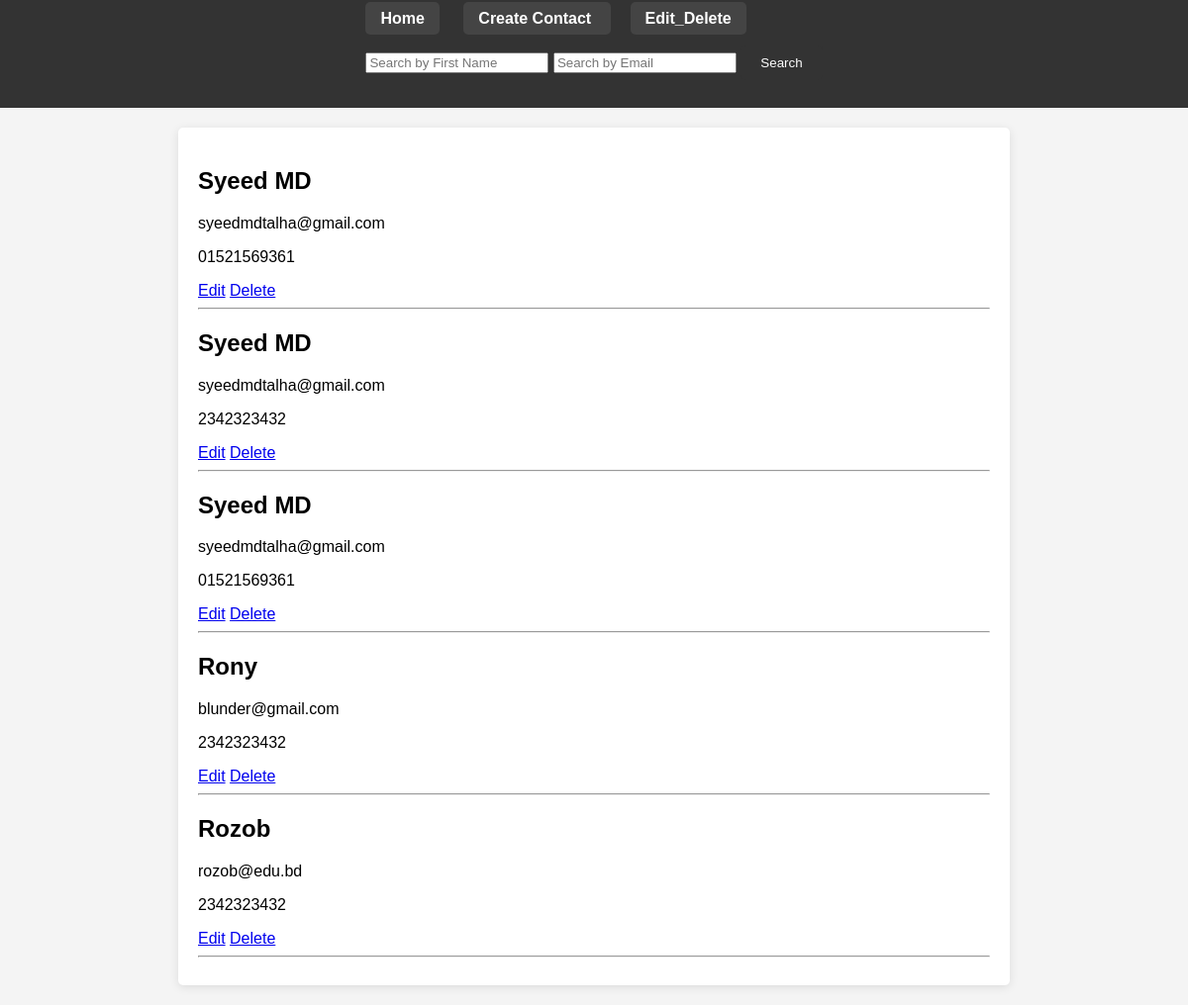
The app's page /search/ with its own data.
### myapp/models.py (models this page shows, shortened)
class contact_model(models.Model):
    first_name = models.CharField(max_length=30)
    last_name = models.CharField(max_length=30)
    email = models.EmailField(max_length=50)
    phone_number = models.CharField(max_length=15)
    address = models.CharField(max_length=100)

### myapp/views.py (the view)
# urls.py: path('search/', views.search_contact, name='search'),
def search_contact(request):
    first_name = request.GET.get('first_name', '')
    email = request.GET.get('email', '')
    contacts = contact_model.objects.all()
    if first_name:
        contacts = contacts.filter(first_name__icontains=first_name)
    if email:
        contacts = contacts.filter(email__icontains=email)
    return render(request, 'pages/edit_delete.html', {'contacts': contacts})

### myapp/templates/pages/edit_delete.html
{% extends "base.html" %}
{% load static %}
{% block content %}
  {% if contacts %}
    {% for contact in contacts %}
      <h2>{{ contact.first_name }}</h2>
      <p>{{ contact.email }}</p>
      <p>{{ contact.phone_number }}</p>
       <a href="{% url 'edit' contact.id %}">Edit</a>
       <a href="{% url 'delete' contact.id %}">Delete</a>
      <hr>
    {% endfor %}
  {% else %}
    <p>No contacts available.</p>
  {% endif %}
{% endblock content %}

### myapp/static/style.css (style rules this page uses)
body { font-family: Arial, sans-serif; margin: 0; padding: 0; background-color: #f4f4f4; }

### records on screen
contact_model: first_name "Syeed MD", email "syeedmdtalha@gmail.com", phone_number "01521569361"
contact_model: first_name "Syeed MD", email "syeedmdtalha@gmail.com", phone_number "2342323432"
contact_model: first_name "Syeed MD", email "syeedmdtalha@gmail.com", phone_number "01521569361"
contact_model: first_name "Rony", email "blunder@gmail.com", phone_number "2342323432"
contact_model: first_name "Rozob", email "rozob@edu.bd", phone_number "2342323432"
